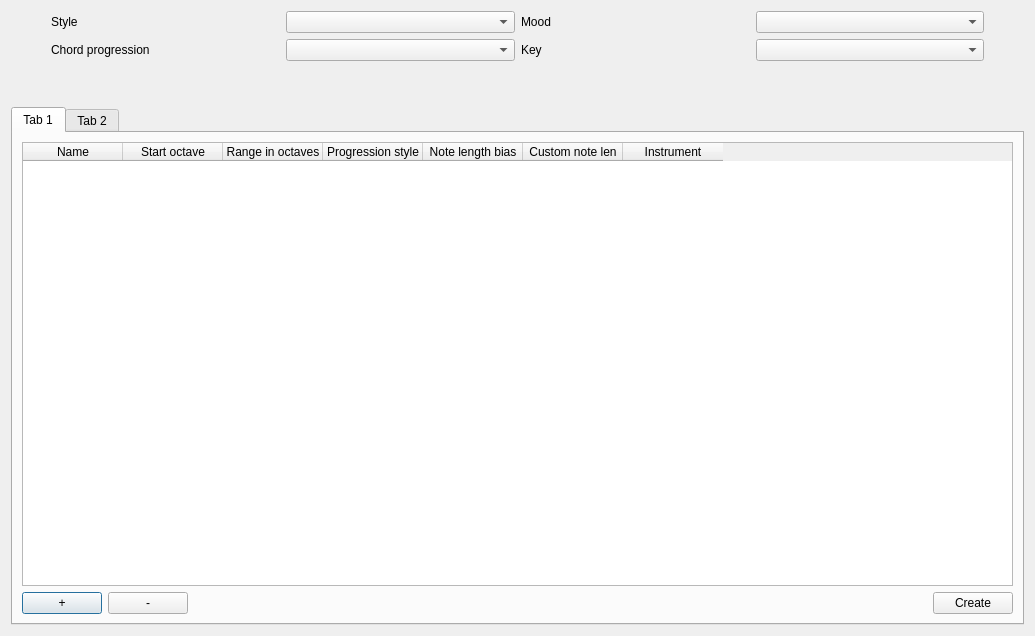
<?xml version="1.0" encoding="UTF-8"?>
<ui version="4.0">
 <class>App</class>
 <widget class="QDialog" name="App">
  <property name="geometry">
   <rect>
    <x>0</x>
    <y>0</y>
    <width>1035</width>
    <height>636</height>
   </rect>
  </property>
  <property name="windowTitle">
   <string>App</string>
  </property>
  <layout class="QGridLayout" name="gridLayout_4">
   <item row="0" column="0">
    <layout class="QVBoxLayout" name="verticalLayout_4">
     <item>
      <layout class="QVBoxLayout" name="verticalLayout_3">
       <item>
        <layout class="QHBoxLayout" name="horizontalLayout_6">
         <item>
          <spacer name="horizontalSpacer_3">
           <property name="orientation">
            <enum>Qt::Horizontal</enum>
           </property>
           <property name="sizeType">
            <enum>QSizePolicy::Preferred</enum>
           </property>
           <property name="sizeHint" stdset="0">
            <size>
             <width>40</width>
             <height>20</height>
            </size>
           </property>
          </spacer>
         </item>
         <item>
          <layout class="QHBoxLayout" name="horizontalLayout_5">
           <item>
            <layout class="QGridLayout" name="gridLayout_2">
             <item row="1" column="1">
              <widget class="QLabel" name="barAmountLabel">
               <property name="text">
                <string>Chord progression</string>
               </property>
              </widget>
             </item>
             <item row="0" column="2">
              <widget class="QComboBox" name="styleComboBox"/>
             </item>
             <item row="1" column="2">
              <widget class="QComboBox" name="chordProgressionComboBox"/>
             </item>
             <item row="0" column="1">
              <widget class="QLabel" name="styleLabel">
               <property name="text">
                <string>Style</string>
               </property>
              </widget>
             </item>
            </layout>
           </item>
           <item>
            <layout class="QGridLayout" name="gridLayout_3">
             <item row="1" column="1">
              <widget class="QComboBox" name="keyComboBox"/>
             </item>
             <item row="0" column="1">
              <widget class="QComboBox" name="moodComboBox"/>
             </item>
             <item row="1" column="0">
              <widget class="QLabel" name="keyLabel">
               <property name="text">
                <string>Key</string>
               </property>
              </widget>
             </item>
             <item row="0" column="0">
              <widget class="QLabel" name="moodLabel">
               <property name="text">
                <string>Mood</string>
               </property>
              </widget>
             </item>
            </layout>
           </item>
          </layout>
         </item>
         <item>
          <spacer name="horizontalSpacer_5">
           <property name="orientation">
            <enum>Qt::Horizontal</enum>
           </property>
           <property name="sizeType">
            <enum>QSizePolicy::Preferred</enum>
           </property>
           <property name="sizeHint" stdset="0">
            <size>
             <width>40</width>
             <height>20</height>
            </size>
           </property>
          </spacer>
         </item>
        </layout>
       </item>
       <item>
        <spacer name="verticalSpacer">
         <property name="orientation">
          <enum>Qt::Vertical</enum>
         </property>
         <property name="sizeType">
          <enum>QSizePolicy::Preferred</enum>
         </property>
         <property name="sizeHint" stdset="0">
          <size>
           <width>20</width>
           <height>40</height>
          </size>
         </property>
        </spacer>
       </item>
      </layout>
     </item>
     <item>
      <widget class="QTabWidget" name="tabWidget">
       <property name="currentIndex">
        <number>0</number>
       </property>
       <widget class="QWidget" name="tab1">
        <property name="enabled">
         <bool>true</bool>
        </property>
        <attribute name="title">
         <string>Tab 1</string>
        </attribute>
        <layout class="QGridLayout" name="gridLayout">
         <item row="1" column="0">
          <layout class="QHBoxLayout" name="horizontalLayout">
           <item>
            <widget class="QPushButton" name="addRowButton">
             <property name="text">
              <string>+</string>
             </property>
            </widget>
           </item>
           <item>
            <widget class="QPushButton" name="removeRowButton">
             <property name="text">
              <string>-</string>
             </property>
            </widget>
           </item>
           <item>
            <spacer name="horizontalSpacer_2">
             <property name="orientation">
              <enum>Qt::Horizontal</enum>
             </property>
             <property name="sizeHint" stdset="0">
              <size>
               <width>40</width>
               <height>20</height>
              </size>
             </property>
            </spacer>
           </item>
           <item>
            <widget class="QPushButton" name="createButton">
             <property name="text">
              <string>Create</string>
             </property>
            </widget>
           </item>
          </layout>
         </item>
         <item row="0" column="0">
          <widget class="QTableWidget" name="createTableWidget">
           <column>
            <property name="text">
             <string>Name</string>
            </property>
           </column>
           <column>
            <property name="text">
             <string>Start octave</string>
            </property>
           </column>
           <column>
            <property name="text">
             <string>Range in octaves</string>
            </property>
           </column>
           <column>
            <property name="text">
             <string>Progression style</string>
            </property>
           </column>
           <column>
            <property name="text">
             <string>Note length bias</string>
            </property>
           </column>
           <column>
            <property name="text">
             <string>Custom note len</string>
            </property>
            <property name="whatsThis">
             <string/>
            </property>
            <property name="font">
             <font>
              <kerning>true</kerning>
             </font>
            </property>
           </column>
           <column>
            <property name="text">
             <string>Instrument</string>
            </property>
           </column>
          </widget>
         </item>
        </layout>
       </widget>
       <widget class="QWidget" name="tab_2">
        <attribute name="title">
         <string>Tab 2</string>
        </attribute>
        <layout class="QGridLayout" name="gridLayout_5">
         <item row="0" column="0">
          <widget class="QTableWidget" name="timelineTableWidget">
           <column>
            <property name="text">
             <string>Name</string>
            </property>
           </column>
           <column>
            <property name="text">
             <string/>
            </property>
           </column>
          </widget>
         </item>
         <item row="2" column="0">
          <layout class="QHBoxLayout" name="horizontalLayout_2">
           <item>
            <widget class="QPushButton" name="playAllButton">
             <property name="text">
              <string>▷</string>
             </property>
            </widget>
           </item>
           <item>
            <widget class="QPushButton" name="stopAllButton">
             <property name="text">
              <string>□</string>
             </property>
            </widget>
           </item>
           <item>
            <spacer name="horizontalSpacer_4">
             <property name="orientation">
              <enum>Qt::Horizontal</enum>
             </property>
             <property name="sizeHint" stdset="0">
              <size>
               <width>78</width>
               <height>22</height>
              </size>
             </property>
            </spacer>
           </item>
           <item>
            <widget class="QPushButton" name="addChunkButton">
             <property name="text">
              <string>Add chunk</string>
             </property>
            </widget>
           </item>
           <item>
            <widget class="QPushButton" name="removeChunkButton">
             <property name="text">
              <string>Remove chunk</string>
             </property>
            </widget>
           </item>
           <item>
            <spacer name="horizontalSpacer">
             <property name="orientation">
              <enum>Qt::Horizontal</enum>
             </property>
             <property name="sizeHint" stdset="0">
              <size>
               <width>40</width>
               <height>20</height>
              </size>
             </property>
            </spacer>
           </item>
           <item>
            <widget class="QPushButton" name="exportButton">
             <property name="text">
              <string>📁</string>
             </property>
            </widget>
           </item>
          </layout>
         </item>
        </layout>
       </widget>
      </widget>
     </item>
    </layout>
   </item>
  </layout>
 </widget>
 <resources/>
 <connections/>
</ui>
